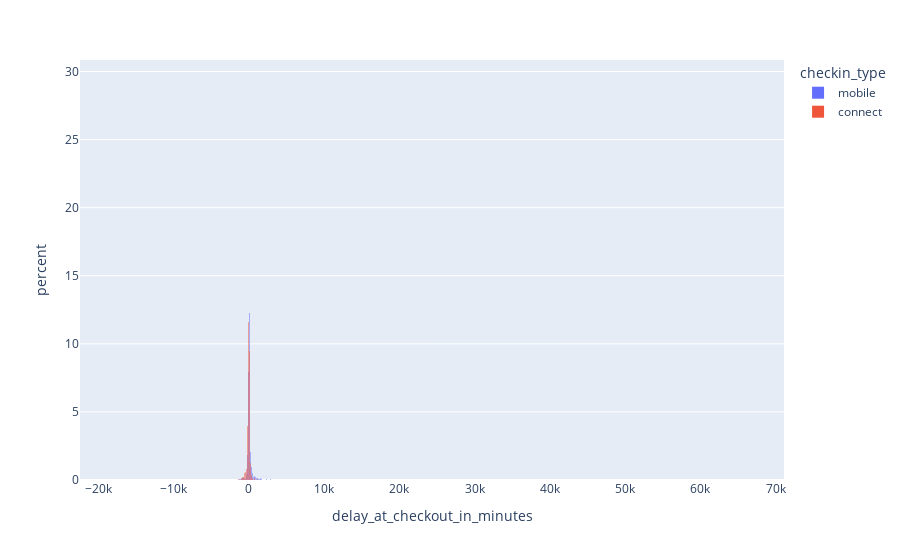

Source (notebook cell):
### Code cell
fig1 = px.histogram(
    data_frame=dataset,
    x='delay_at_checkout_in_minutes',
    color='checkin_type',
    histnorm='percent',
    barmode='overlay'
)

# Show the plot
fig1.show()

### Figure 1 — Plotly figure (JSON) as saved in the notebook; plotly's stock layout.template omitted (floating-point values rounded to 4 significant figures; data arrays with more than 128 entries replaced by an {"elided": "..."} marker saying what was removed)
{"data": [{"alignmentgroup": "True", "bingroup": "x", "histnorm": "percent", "hovertemplate": "checkin_type=mobile<br>delay_at_checkout_in_minutes=%{x}<br>percent=%{y}<extra></extra>", "legendgroup": "mobile", "marker": {"color": "#636efa", "opacity": 0.5, "pattern": {"shape": ""}}, "name": "mobile", "offsetgroup": "mobile", "orientation": "v", "showlegend": true, "type": "histogram", "x": {"elided": "17003 int values"}, "xaxis": "x", "yaxis": "y"}, {"alignmentgroup": "True", "bingroup": "x", "histnorm": "percent", "hovertemplate": "checkin_type=connect<br>delay_at_checkout_in_minutes=%{x}<br>percent=%{y}<extra></extra>", "legendgroup": "connect", "marker": {"color": "#EF553B", "opacity": 0.5, "pattern": {"shape": ""}}, "name": "connect", "offsetgroup": "connect", "orientation": "v", "showlegend": true, "type": "histogram", "x": {"elided": "4307 int values"}, "xaxis": "x", "yaxis": "y"}], "layout": {"barmode": "overlay", "legend": {"title": {"text": "checkin_type"}, "tracegroupgap": 0}, "margin": {"t": 60}, "xaxis": {"anchor": "y", "domain": [0, 1], "title": {"text": "delay_at_checkout_in_minutes"}}, "yaxis": {"anchor": "x", "domain": [0, 1], "title": {"text": "percent"}}}}
